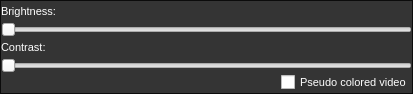
<?xml version="1.0" encoding="UTF-8"?>
<ui version="4.0">
 <class>Form</class>
 <widget class="QWidget" name="Form">
  <property name="geometry">
   <rect>
    <x>0</x>
    <y>0</y>
    <width>413</width>
    <height>94</height>
   </rect>
  </property>
  <property name="windowTitle">
   <string>Form</string>
  </property>
  <layout class="QVBoxLayout" name="verticalLayout">
   <property name="spacing">
    <number>0</number>
   </property>
   <property name="leftMargin">
    <number>0</number>
   </property>
   <property name="topMargin">
    <number>0</number>
   </property>
   <property name="rightMargin">
    <number>0</number>
   </property>
   <property name="bottomMargin">
    <number>0</number>
   </property>
   <item>
    <widget class="QFrame" name="frame">
     <property name="styleSheet">
      <string notr="true">QFrame#frame{background-color: rgba(0, 0, 0,200);}</string>
     </property>
     <property name="frameShape">
      <enum>QFrame::StyledPanel</enum>
     </property>
     <property name="frameShadow">
      <enum>QFrame::Raised</enum>
     </property>
     <layout class="QVBoxLayout" name="verticalLayout_2">
      <property name="spacing">
       <number>0</number>
      </property>
      <property name="leftMargin">
       <number>0</number>
      </property>
      <property name="topMargin">
       <number>0</number>
      </property>
      <property name="rightMargin">
       <number>0</number>
      </property>
      <property name="bottomMargin">
       <number>0</number>
      </property>
      <item>
       <widget class="QLabel" name="label_1">
        <property name="font">
         <font>
          <pointsize>8</pointsize>
         </font>
        </property>
        <property name="styleSheet">
         <string notr="true">color: rgb(255, 255, 255);</string>
        </property>
        <property name="text">
         <string>Brightness: </string>
        </property>
       </widget>
      </item>
      <item>
       <widget class="QSlider" name="brightnessSlider">
        <property name="font">
         <font>
          <pointsize>5</pointsize>
         </font>
        </property>
        <property name="maximum">
         <number>100</number>
        </property>
        <property name="orientation">
         <enum>Qt::Horizontal</enum>
        </property>
       </widget>
      </item>
      <item>
       <widget class="QLabel" name="label_2">
        <property name="font">
         <font>
          <pointsize>8</pointsize>
         </font>
        </property>
        <property name="styleSheet">
         <string notr="true">color: rgb(255, 255, 255);</string>
        </property>
        <property name="text">
         <string>Contrast: </string>
        </property>
       </widget>
      </item>
      <item>
       <widget class="QSlider" name="contrastSlider">
        <property name="maximum">
         <number>20</number>
        </property>
        <property name="orientation">
         <enum>Qt::Horizontal</enum>
        </property>
       </widget>
      </item>
      <item>
       <layout class="QHBoxLayout" name="horizontalLayout">
        <item>
         <spacer name="horizontalSpacer">
          <property name="font">
           <font>
            <pointsize>8</pointsize>
           </font>
          </property>
          <property name="orientation">
           <enum>Qt::Horizontal</enum>
          </property>
          <property name="sizeHint" stdset="0">
           <size>
            <width>40</width>
            <height>20</height>
           </size>
          </property>
         </spacer>
        </item>
        <item>
         <widget class="QCheckBox" name="coloredBox">
          <property name="font">
           <font>
            <pointsize>8</pointsize>
           </font>
          </property>
          <property name="styleSheet">
           <string notr="true">color: rgb(255, 255, 255);</string>
          </property>
          <property name="text">
           <string>Pseudo colored video</string>
          </property>
         </widget>
        </item>
       </layout>
      </item>
     </layout>
    </widget>
   </item>
  </layout>
 </widget>
 <resources/>
 <connections/>
</ui>
